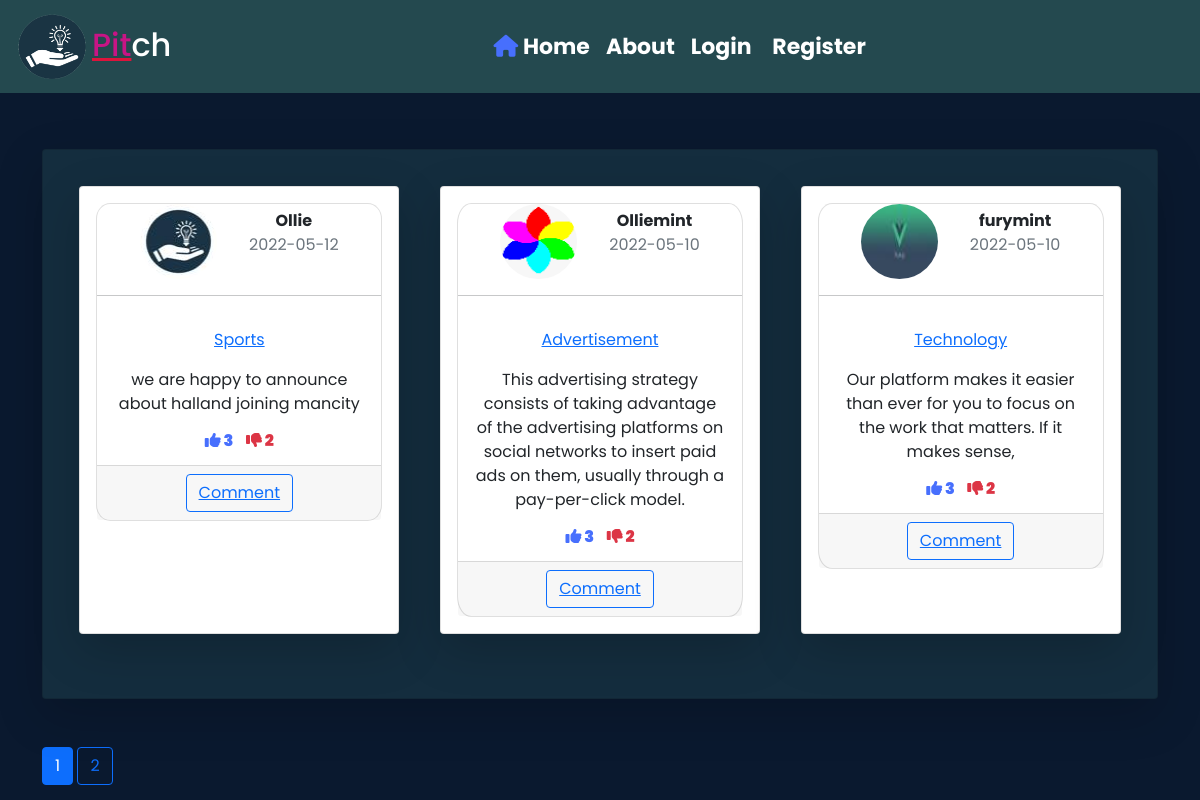
The page /home on the database its author committed.
### app/models.py (models this page shows, shortened)
class Pitch(db.Model):
    id = db.Column(db.Integer,primary_key=True)
    title =db.Column(db.String(100), nullable=False)
    posted = db.Column(db.DateTime,nullable = False, default = datetime.utcnow)
    pitch = db.Column(db.Text, nullable = False)
    user_id = db.Column(db.Integer, db.ForeignKey('user.id'), nullable = False)

class User(db.Model,UserMixin):
    id = db.Column(db.Integer,primary_key=True)
    username =db.Column(db.String(15),unique=True, nullable=False)
    email =db.Column(db.String(100),unique=True, nullable=False)
    avatar =db.Column(db.String(60), nullable=False, default ='default.jpg')
    password =db.Column(db.String(60), nullable=False)
    pitchs = db.relationship('Pitch',backref = 'author', lazy =True)

### app/routes.py (the view)
@app.route('/')
@app.route('/home')
def home():
    page = request.args.get('page',1,type=int)
    pitches = Pitch.query.order_by(Pitch.posted.desc()).paginate(page=page, per_page=3)
    return render_template('home.html',pitches=pitches)

### app/templates/home.html
{%extends 'base.html' %}
{% block content %}
    <div class="card shadow-lg p-3 mb-5 bg-white rounded" id="home">
        <div class="flex">
        {% for pitch in pitches.items %}
        <div class="card shadow-lg p-3 mb-5 bg-white rounded " style="width: 20rem;" id="cards">
            <div class="card text-center">
                <div class="header">
                    <div>
                <img class="rounded-circle" src="{{ url_for('static',filename='profiles/' + pitch.author.avatar) }}" alt="">
            </div>
            <div>
                <ul>
                    <li><strong>{{pitch.author.username}}</strong></li>
                    <li class="text-muted">{{ pitch.posted.strftime('%Y-%m-%d') }}</li>
                </ul>
            </div>
                </div>
                <hr>
                <div class="card-body">
                <p><a href="{{ url_for('pitched',pitch_id =pitch.id) }}">{{pitch.title}}</a></p>
                <p class="card-text">{{pitch.pitch}}</p>
                <div class="vote">
                    <i class="fa-solid fa-thumbs-up " id="icon1" style="color: #476FFD;"><span id="span1"> 3</span></i>
                    <i class="fa-solid fa-thumbs-down" id="icon2" style="color: #DC3545;"><span id="span2"> 2</span></i>
                </div>
                </div>
                <div class="card-footer text-muted">
                <button type="submit" class="btn btn-outline-primary"><a href="{{ url_for('comment') }}">Comment</a></button>
                </div>
            </div>
        </div>
        {% endfor %}
    </div>
    </div>
    {% for page_num in pitches.iter_pages()  %}
        {% if page_num %}
            {% if pitches.page == page_num %}
              <a class="btn btn-primary" href="{{ url_for('home', page=page_num) }}">{{ page_num }}</a>
            {% else %}
              <a class="btn btn-outline-primary" href="{{ url_for('home', page=page_num) }}">{{ page_num }}</a>
            {% endif %}
        {% else %}
          ..
        {% endif %}
    {% endfor %}
{% endblock %}

### app/static/css/style.css (style rules this page uses)
* { box-sizing: border-box; font-family: 'Poppins', sans-serif; text-decoration: none; }
html { scroll-behavior: smooth; }
body { background-color: #0A192F; }
#cards { margin: 20px; }
.vote { display: flex; justify-content: center; gap: 5%; }
#home { margin-top: 5%; background-color: #142D3E !important; }
#home .card { border-radius: 5%; }
#home .flex { display: flex; flex-wrap: wrap; justify-content: space-around; }
.header img { height: 75px; width: 77px; }
.header { display: flex; justify-content: center; align-items: center; }
.header li { list-style: none; }

### rows shown on the page
Pitch: avatar (picture), author.username "Ollie", posted "2022-05-12", title "Sports", pitch "we are happy to announce about halland joining mancity"
Pitch: avatar (picture), author.username "Olliemint", posted "2022-05-10", title "Advertisement", pitch "This advertising strategy consists of taking advantage of the advertising platforms on social networks to insert paid ads on them, usually through a pay-per-click model."
Pitch: avatar (picture), author.username "furymint", posted "2022-05-10", title "Technology", pitch "Our platform makes it easier than ever for you to focus on the work that matters. If it makes sense,"

### other values the page prints
{{ page_num }} "1"
{{ page_num }} "2"
